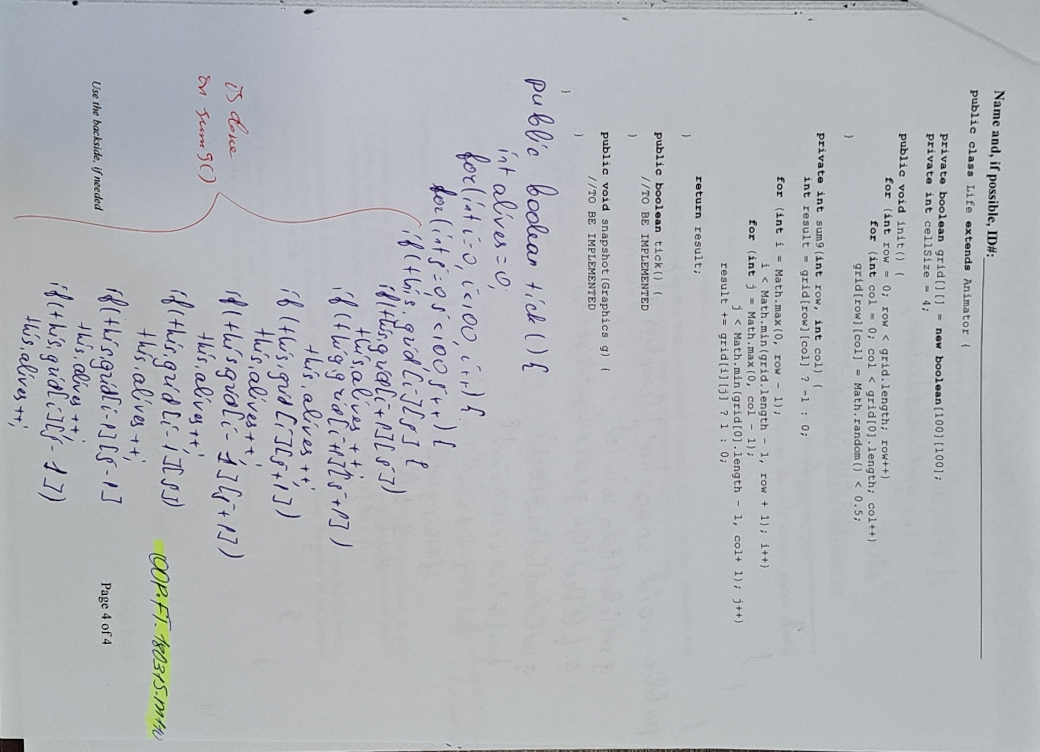
#> input picture image_proc/M109_M111_014.jpg, 1040 x 752 px
$ jupyter execute --allow-errors image_proc.ipynb
#> lines starting #> are read from the running program, lines starting #| are printed output that depends on the picture; after the words box and inside, x2 and y2 are one past the last pixel; in counts of white or black regions, pixels touching at a corner belong together
[cell 1]
from skimage.filters import gaussian
from skimage import color,io, data, exposure
##
import matplotlib.pyplot as plt
#import cv2

from skimage.exposure import histogram
from skimage.filters import gaussian
from skimage.filters import threshold_otsu, threshold_local, threshold_li, threshold_minimum
## PIllow
from PIL import Image
import matplotlib.image as mpimg

my_data = 'M109_M111_014.jpg'

[cell 2]
import numpy as np
import matplotlib.pyplot as plt
from skimage import io, color, filters

# Load the image
image_path = 'M109_M111_014.jpg'
image = Image.open(image_path)
#> image is the input picture: PIL image 1040x752 RGB; mean R, G, B 179.5, 182.2, 187.1
image = image.rotate(90, expand=True)
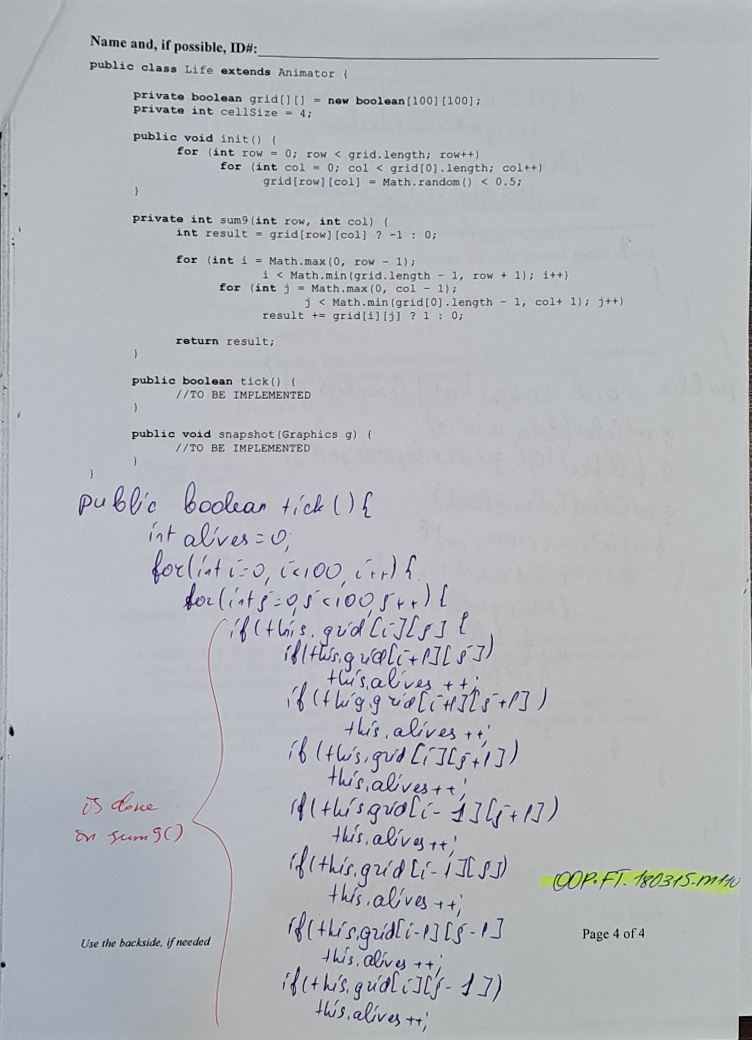
#> image: PIL image 752x1040 RGB; mean R, G, B 179.5, 182.2, 187.1

# Convert the image to grayscale
gray_image = color.rgb2gray(image)

# Apply Otsu's thresholding
threshold_value = filters.threshold_otsu(gray_image)
#> threshold_value = 0.536
binary_image = gray_image > threshold_value
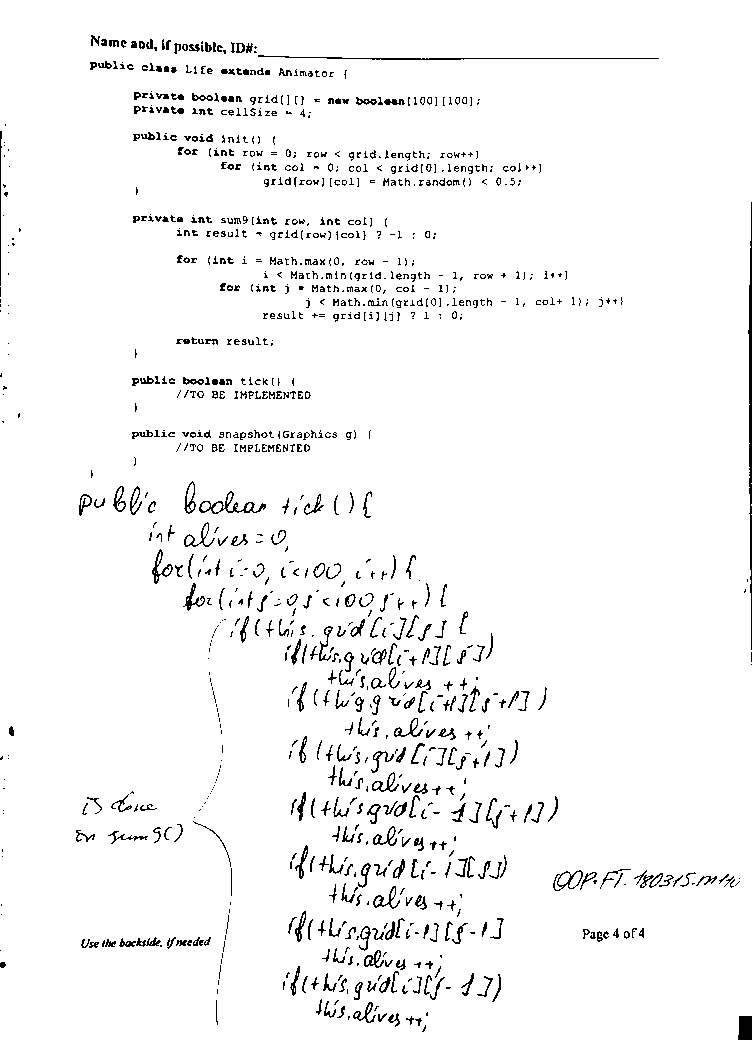
#> binary_image: shape (1040, 752) bool; 96.3% white; black in thin lines or dots

# Display the original and thresholded images using Matplotlib
plt.figure(figsize=(10, 5))

plt.subplot(1, 2, 1)
plt.imshow(image)
plt.title("Original Image")

plt.subplot(1, 2, 2)
plt.imshow(binary_image, cmap='gray')
plt.title("Otsu's Thresholded Image")

plt.savefig('otsu.png')

plt.show()

[cell 3]
# Open the image
image_path = "M109_M111_014.jpg"  # Replace with the actual path to your image
image = Image.open(image_path)

# Convert the image to a numpy array
image_array = np.array(image)
width, height = image.size
#> width = 1040; height = 752

# Split the image into upper and lower halves
upper_half = image_array[:height // 2, :, :]
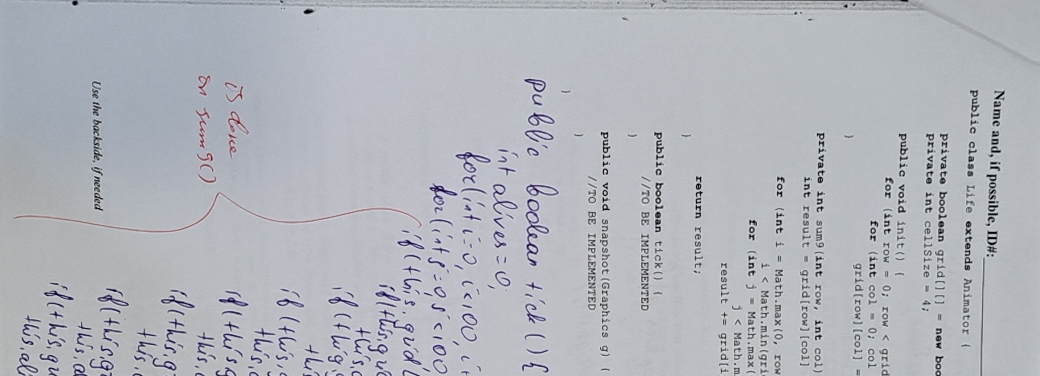
#> upper_half: shape (376, 1040, 3); mean R, G, B 178, 180.8, 187.7
lower_half = image_array[height // 2:, :, :]
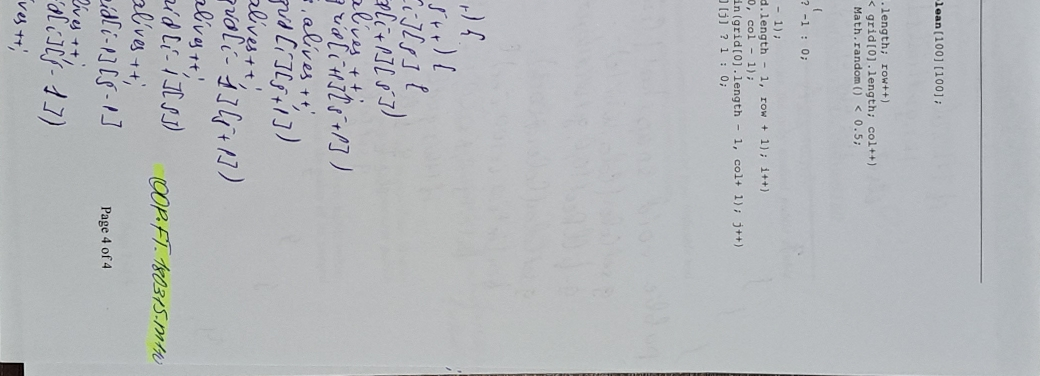
#> lower_half: shape (376, 1040, 3); mean R, G, B 181.1, 183.6, 186.5

# Plot histograms of each half in the same plot
fig, (ax1, ax2) = plt.subplots(2, 1, figsize=(8, 6))

# Plot histogram for upper half
ax1.hist(upper_half.ravel(), bins=256, color='blue', alpha=0.7)
ax1.set_title('Histogram - Printed text Half')

# Plot histogram for lower half
ax2.hist(lower_half.ravel(), bins=256, color='red', alpha=0.7)
ax2.set_title('Histogram - Handwritten text Half')

plt.tight_layout()

plt.savefig('printed-handwritten.jpg')
#> figure, not shown here; panel 1: tallest bar 67810 high, from x = 187.8 to 188.7; panel 2: tallest bar 94285 high, from x = 185.7 to 186.6

plt.show()

[cell 4]
fig, ax = plt.subplots(figsize=(8, 6))
# Plot density histogram for upper half
ax.hist(upper_half.ravel(), bins=256, density=True, color='blue', alpha=0.7, label='Printed text Half')

# Plot density histogram for lower half
ax.hist(lower_half.ravel(), bins=256, density=True, color='red', alpha=0.7, label='Handwritten text Half')

# Add density lines
ax.plot(np.linspace(0, 255, 256), np.histogram(upper_half.ravel(), bins=256, density=True)[0], color='blue', linestyle='--')
ax.plot(np.linspace(0, 255, 256), np.histogram(lower_half.ravel(), bins=256, density=True)[0], color='red', linestyle='--')

ax.set_title('Density Histograms - Printed and Handwritten Halves')
ax.legend()

plt.tight_layout()

plt.savefig('histograms.jpg')
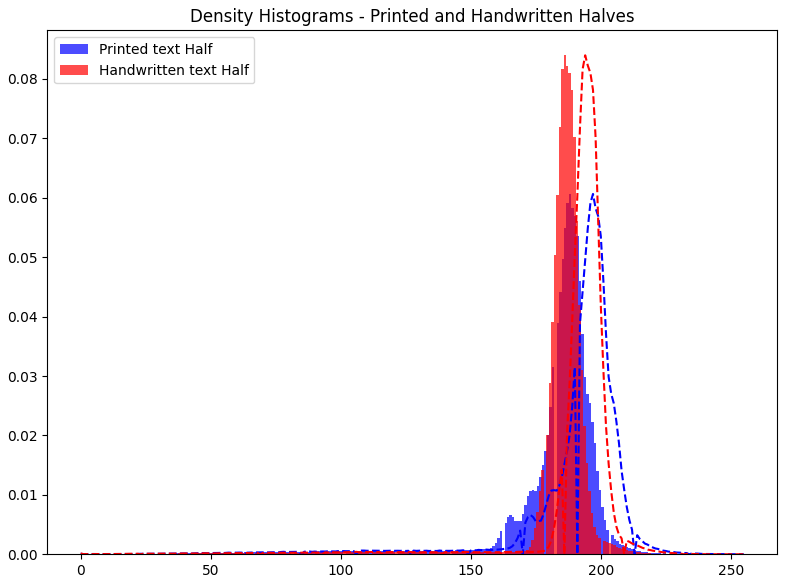
#> figure drawn by matplotlib, 1 panel; tallest bar 0.0606 high, from x = 187.8 to 188.7; tallest bar 0.084 high, from x = 185.7 to 186.6; curve peaks at x = 197, y = 0.0606; curve peaks at x = 194, y = 0.084
plt.show()

### COURIER NEW 11 for printed text

[cell 5]
print("binary image size = ",binary_image.shape)
#| binary image size =  (1040, 752)
print(type(binary_image))
#| <class 'numpy.ndarray'>

### examining public boolean tick
crop = binary_image[470:520, 50:370]
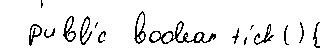
#> crop: shape (50, 320) bool; 92.5% white; black in thin lines or dots, all inside (x1, y1, x2, y2) = (29, 0, 320, 48)
# Convert True/False to 1/0
crop_numeric = crop.astype(np.uint8) * 255
plt.imshow(crop_numeric, cmap='gray')

mpimg.imsave('crop.png', crop_numeric, cmap='gray')


crop_numeric

[cell 6]
image = np.array(image)
color_crop = image[470:520, 50:370]
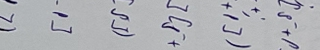
#> color_crop: shape (50, 320, 3); mean R, G, B 175.7, 176.9, 181.5
#plt.imshow(color_crop)
#gray = cv2.cvtColor(color_crop, cv2.COLOR_BGR2GRAY)
#> (the rest of this cell did not finish here and is left out)

[cell 7]
import cv2
import matplotlib.pyplot as plt

# Load the input image
image_path = "M109_M111_014.jpg"  # Replace with the actual path to your image
original_image = cv2.imread(image_path, cv2.IMREAD_GRAYSCALE)
#> original_image: shape (1040, 752); min 0, max 231, mean 182

# Apply Otsu thresholding
_, binary_image = cv2.threshold(original_image, 0, 255, cv2.THRESH_BINARY + cv2.THRESH_OTSU)
#> binary_image: shape (1040, 752); 96.3% white; black in thin lines or dots

# Find contours in the binary image
contours, _ = cv2.findContours(binary_image, cv2.RETR_EXTERNAL, cv2.CHAIN_APPROX_SIMPLE)
#> contours = 4 contours, 3 with area under 20; largest, box (x1, y1, x2, y2) and area: (0, 0, 752, 1040) 778722

# Calculate the bounding box of each contour
bounding_boxes = [cv2.boundingRect(contour) for contour in contours]
#> bounding_boxes = [(751, 514, 1, 1), (751, 504, 1, 2), (751, 483, 1, 1), (0, 0, 752, 1040)]

# Extract width and height of each bounding box
letter_sizes = [(box[2], box[3]) for box in bounding_boxes]
#> letter_sizes = [(1, 1), (1, 2), (1, 1), (752, 1040)]

# Display the results
fig, axes = plt.subplots(1, 3, figsize=(12, 4))

axes[0].imshow(original_image, cmap='gray')
axes[0].set_title('Original Image')
axes[0].axis('off')

axes[1].imshow(binary_image, cmap='binary')
axes[1].set_title('Binary Image (Otsu Threshold)')
axes[1].axis('off')

axes[2].text(0.5, 0.5, f'Letter Sizes:\n{letter_sizes}',
            ha='center', va='center', fontsize=12, color='red')
axes[2].axis('off')

plt.savefig("sizes.jpg")
plt.show()

[cell 8]
import numpy as np
import matplotlib.pyplot as plt
from skimage import io, color, filters

# Load the input image
image_path = "M109_M111_014.jpg"  # Replace with the actual path to your image
original_image = io.imread(image_path)

# Convert the image to grayscale
gray_image = color.rgb2gray(original_image)
#> gray_image: shape (752, 1040) float64

# Apply Otsu thresholding
threshold_value = filters.threshold_otsu(gray_image)
binary_image = gray_image > threshold_value
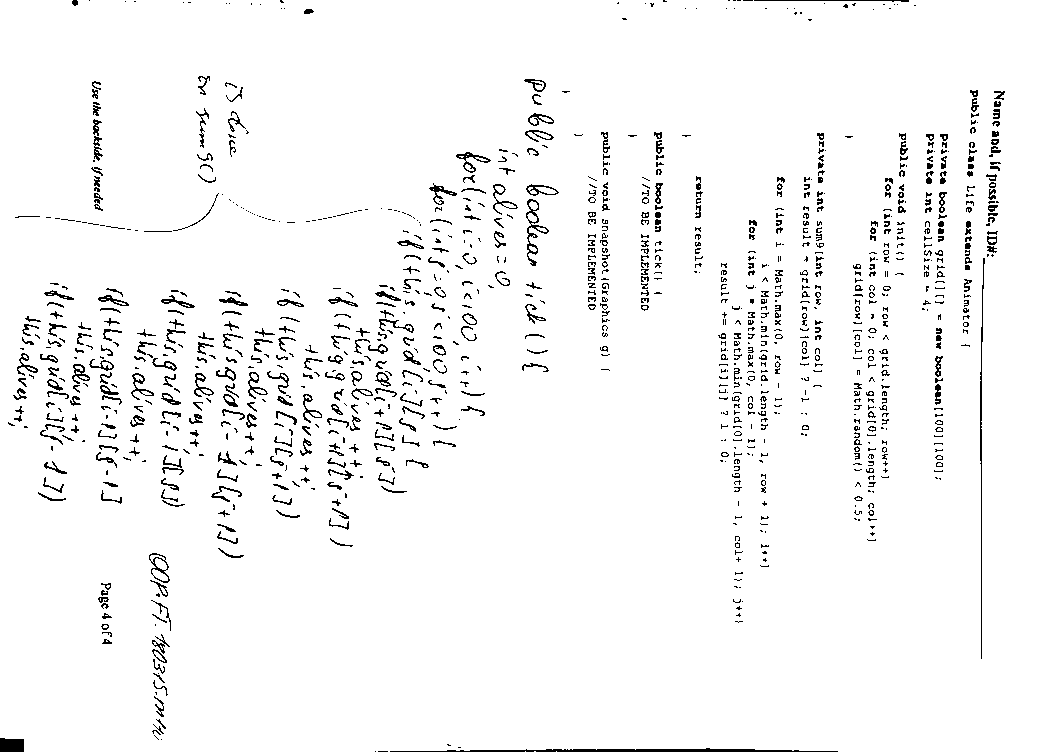
#> binary_image: shape (752, 1040) bool; 96.3% white; black in thin lines or dots

# Create a colorized image from the binary image
colorized_image = np.zeros_like(original_image)
colorized_image[binary_image] = original_image[binary_image]
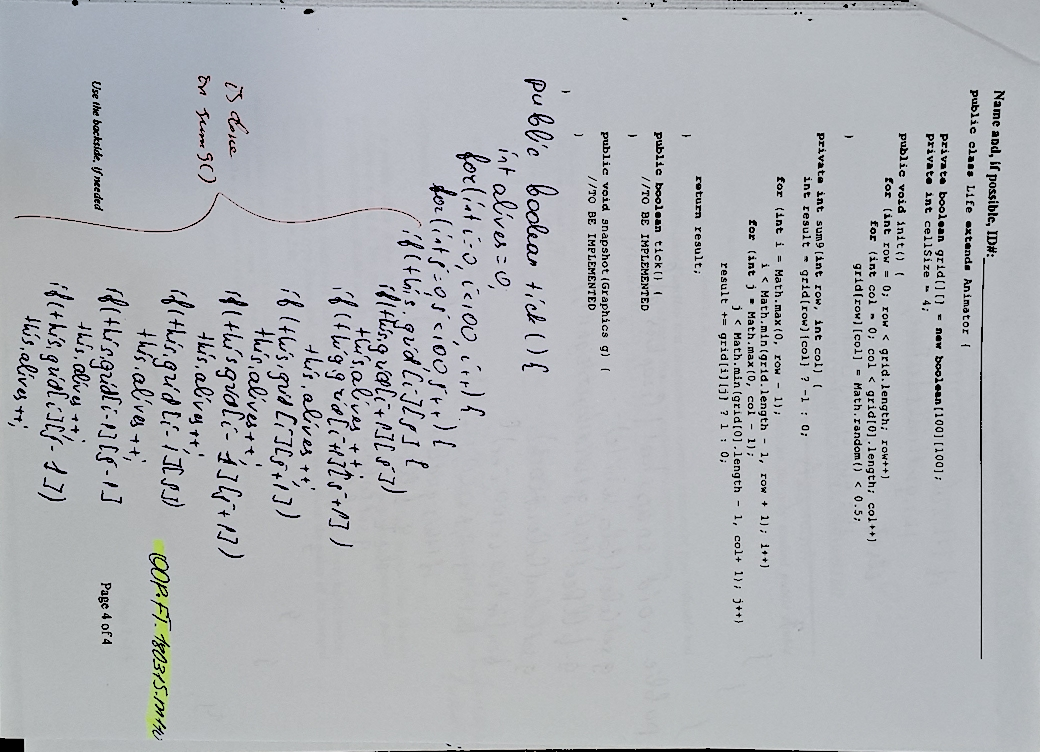
#> colorized_image: shape (752, 1040, 3); mean R, G, B 176.2, 178.9, 183.4

# Display the results
fig, axes = plt.subplots(1, 3, figsize=(12, 4))

axes[0].imshow(original_image)
axes[0].set_title('Original Image')
axes[0].axis('off')

axes[1].imshow(binary_image, cmap='binary')
axes[1].set_title('Binary Image (Otsu Threshold)')
axes[1].axis('off')

axes[2].imshow(colorized_image)
axes[2].set_title('Colorized Image')
axes[2].axis('off')
output_path = "colorized_text.jpg"
io.imsave(output_path, colorized_image)


plt.show()
